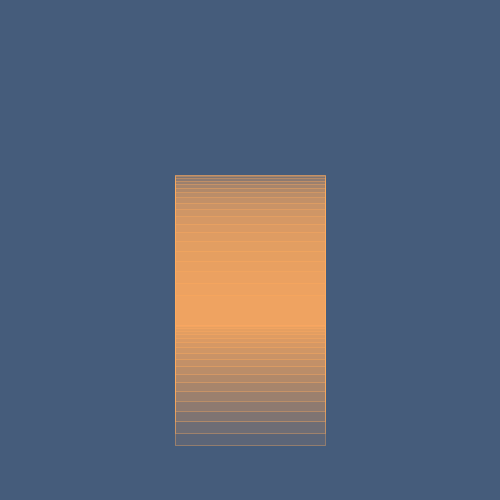
Frame 1 (no input)
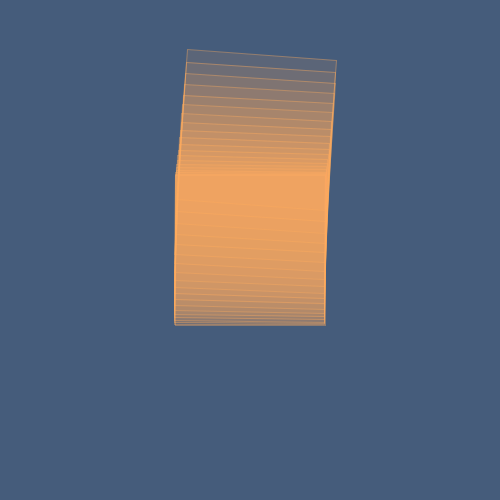
Frame 60 (the mouse pressed at the canvas centre just before this capture)
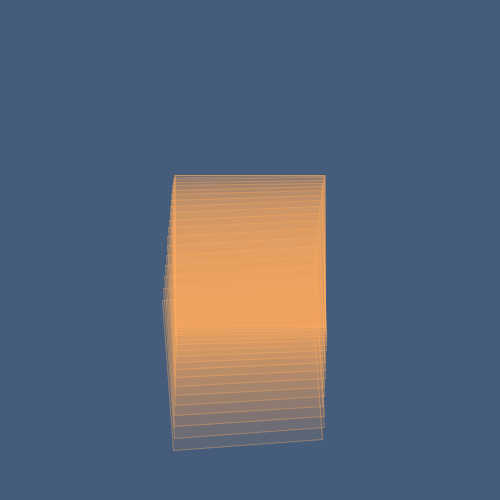
Frame 120 (the mouse held since frame 60 and released just before this capture)

The Processing sketch that drew these frames (run headless with seeded random() and noise(); from frame 60 on, the mouse is pressed at the canvas centre):

// Processing sketch: processing_154902
// ── processing_154902.pde

float angInc = 0.2;
float d, e, f, theta;
float dfScale = 1.9;
float springBack = 0.96;
float m = 0;
float mScale = 0;

void setup() {
  size(500, 500);
  smooth();
}

void draw() {

  background(#455C7B);
  translate(width*.5, height*.5);
  fill(#FFAA5C, 30);
  noStroke();
  stroke(#FFAA5C,100);
  m+=mScale;

  float radius = 100;
  float dx = sin(theta)*radius;
  float dy = cos(theta)*radius;

  d = map(dx, -radius, radius, -dfScale, dfScale)/3;
  e = map(dx, -radius, radius, -angInc, angInc)/3;
  f = map(dy, -radius, radius, -dfScale, dfScale)/3;

  for (int i = 0; i<20; i++) {
    float angle = i*e;
    float x = d*i;
    float y = f*i;
    translate(x, y);
    pushMatrix();
    rotate(angle + m);
    rectMode(CENTER);
    rect(0, 0, 150, 150);
    popMatrix();
  }

  theta += 0.0523;

}
